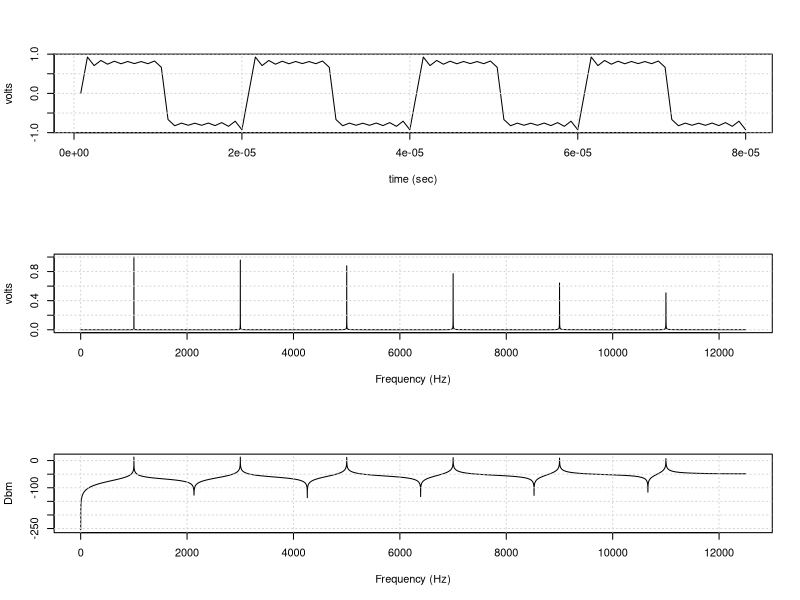

Source code (R):
fo=1000                        #fundamental frequency
w=2*pi*fo                     # radians per sec
fs=25000                      # Sample Frequency
t=seq(0,1,1/fs)
# for external data read sample data into x  i.e. x<-read.csv("xxx.csv")
#x=sin(w*t)
x=sin(w*t)+(1/3)*sin(3*w*t)+(1/5)*sin(5*w*t)+(1/7)*sin(7*w*t)+(1/9)*sin(9*w*t)+(1/11)*sin(11*w*t)                    # signal to be sampled
# pcf=2/(as.integer(length(x))/2)   # power correction factor
pcf=.0006399942
fcf=fs/(as.integer(length(x))) #Frequency correction factor
par(mfrow=c(3,1))
n=1:100
plot(n*1/fs/50,x[n],"l",xlab="time (sec)",ylab="volts")  #plots signal volts against time
grid()
a=abs(Re(fft(x)))
m=as.integer(length(a)/2)
ft=1:m
plot(ft,((a[ft])*pcf),"l",xlab="Frequency (Hz)",ylab="volts")  #plots power against frequency
grid()
plot(ft,20*log10(((a[ft])*pcf)/.223),"l",xlab="Frequency (Hz)",ylab="Dbm")  #plots Dbm against frequency
grid()
